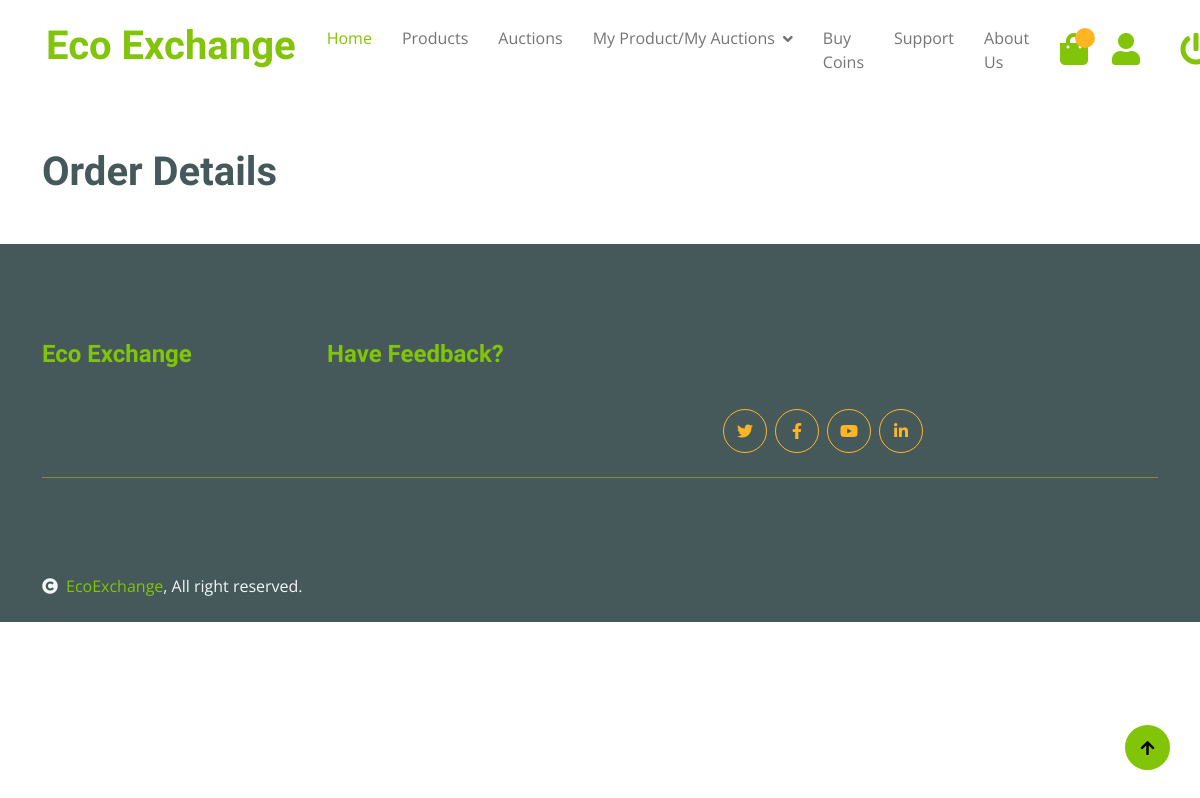
The page /order/ (signed in) on the database as committed earlier.
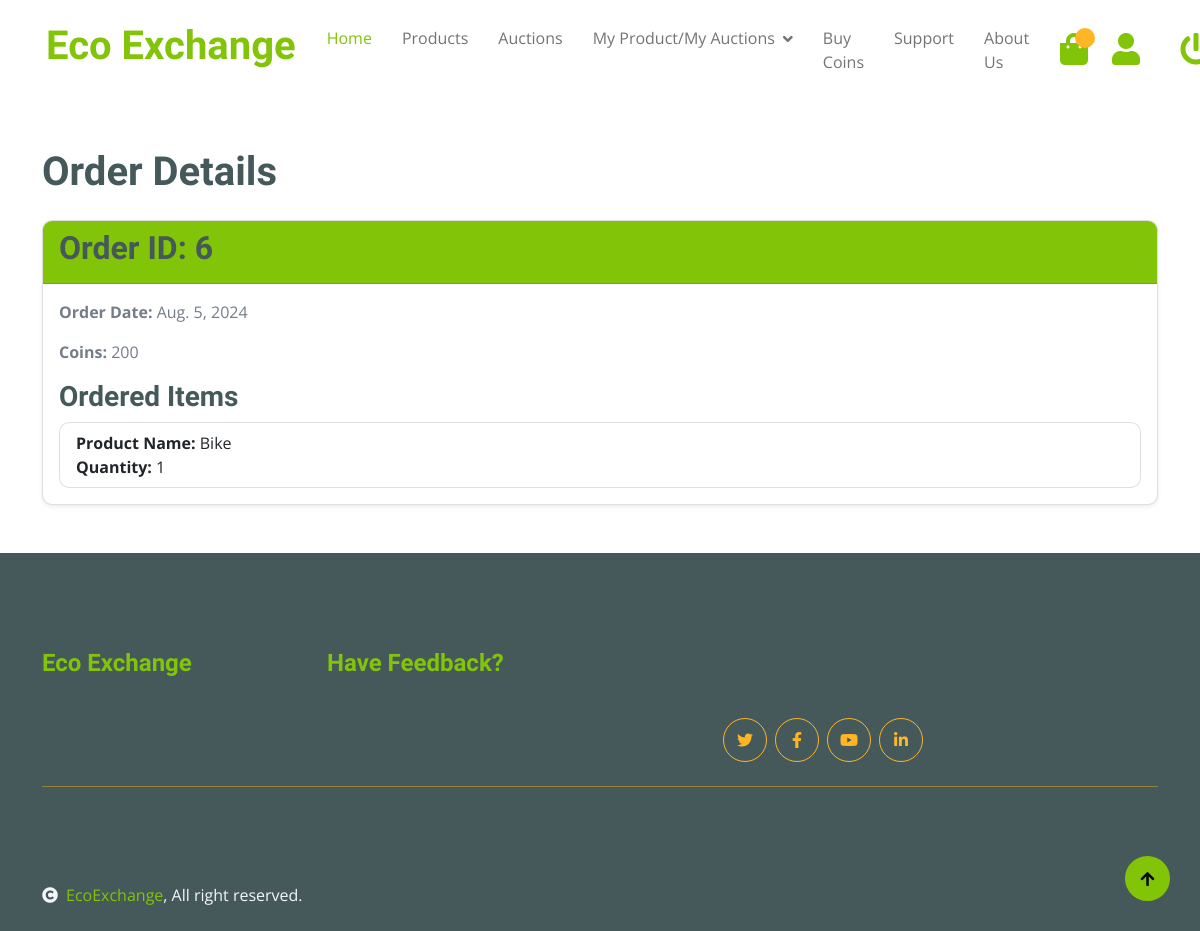
The same page on the database as committed later.
### order/models.py (models this page shows, shortened)
class Order(models.Model):
    ORDER_STATUS_CHOICES = [
        ('P', 'Pending'),
        ('S', 'Shipped'),
        ('D', 'Delivered'),
        ('C', 'Cancelled'),
    ]
    order_id = models.AutoField(primary_key=True)
    user_id = models.ForeignKey(Member, on_delete=models.CASCADE)
    order_date = models.DateField(default=timezone.now)
    order_amount = models.IntegerField()
    order_status = models.CharField(max_length=1, choices=ORDER_STATUS_CHOICES, default='P')

class OrderItem(models.Model):
    order_id = models.ForeignKey(Order, on_delete=models.CASCADE)
    product_id = models.ForeignKey(Product, on_delete=models.CASCADE)
    quantity = models.IntegerField(default=1)

### product/models.py (models this page shows)
class Product(models.Model):
    CATEGORY_CHOICES = [
        ('PAPER', 'Paper'),
        ('PLASTIC', 'Plastic'),
        ('GLASS', 'Glass'),
        ('METAL', 'Metal'),
        ('ELECTRONICS', 'Electronics'),
        ('ORGANIC', 'Organic'),
        ('TEXTILES', 'Textiles'),
        ('BATTERIES', 'Batteries'),
        ('WOOD', 'Wood'),
        ('RUBBER', 'Rubber'),
        ('MIXED_MATERIALS', 'Mixed Materials'),
    ]
    product_id = models.AutoField(primary_key=True)
    product_name = models.CharField(max_length=255)
    product_description = models.TextField()
    image = models.ImageField(upload_to='img/')
    quantity = models.IntegerField(validators=[MinValueValidator(1)])
    price = models.IntegerField(validators=[MinValueValidator(1)])
    category = models.CharField(max_length=50, choices=CATEGORY_CHOICES)
    user = models.ForeignKey(Member, on_delete=models.CASCADE)
    def __str__(self):
        return self.product_name

### order/views.py (the view)
# urls.py: path('order/', views.user_orders, name='user_orders'),
@login_required
@permission_required('order.view_order', raise_exception=True)
def user_orders(request):
    try:
        member = Member.objects.get(username=request.user.username)
    except Member.DoesNotExist:
        member = None
    orders = Order.objects.filter(user_id=member)
    order_items = OrderItem.objects.filter(order_id__in=orders)
    context = {'orders': orders, 'order_items': order_items}
    return render(request, 'order/user_orders.html', context)

### order/templates/order/user_orders.html (shortened to what this page needs)
{% extends 'product/base.html' %}
{% block body %}
<div class="container mt-5">
    <h1 class="mb-4">Order Details</h1>
    {% for order in orders %}
        <div class="card mb-4 shadow-sm">
            <div class="card-header bg-primary text-white">
                <h2>Order ID: {{ order.order_id }}</h2>
            </div>
            <div class="card-body">
                <p><strong>Order Date:</strong> {{ order.order_date }}</p>
                <p><strong>Coins:</strong> {{ order.order_amount }}</p>
                <h3>Ordered Items</h3>
                <ul class="list-group">
                    {% for item in order_items %}
                        {% if item.order_id == order %}
                            <li class="list-group-item d-flex justify-content-between align-items-center">
                                <div>
                                    <strong>Product Name:</strong> {{ item.product_id }}<br>
                                    <strong>Quantity:</strong> {{ item.quantity }}
                                </div>
                            </li>
                        {% endif %}
                    {% endfor %}
                </ul>
            </div>
        </div>
    {% endfor %}
</div>
{% endblock %}

Rows that differ between the two databases and show on the page:
added Order: order_id "6", order_date "Aug. 5, 2024", order_amount "200"
added OrderItem: product_id "Bike", quantity "1"
